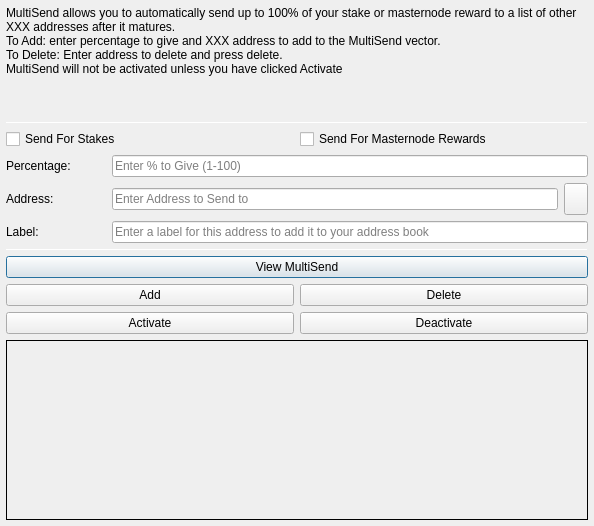
<?xml version="1.0" encoding="UTF-8"?>
<ui version="4.0">
 <class>MultiSendDialog</class>
 <widget class="QDialog" name="MultiSendDialog">
  <property name="windowModality">
   <enum>Qt::NonModal</enum>
  </property>
  <property name="geometry">
   <rect>
    <x>0</x>
    <y>0</y>
    <width>594</width>
    <height>526</height>
   </rect>
  </property>
  <property name="windowTitle">
   <string>MultiSend</string>
  </property>
  <layout class="QVBoxLayout" name="verticalLayout" stretch="0">
   <property name="margin">
    <number>6</number>
   </property>
   <item>
    <layout class="QVBoxLayout" name="verticalLayout_Main" stretch="1,1,1,0,1,1,1">
     <item>
      <widget class="QLabel" name="label_2">
       <property name="lineWidth">
        <number>1</number>
       </property>
       <property name="text">
        <string>MultiSend allows you to automatically send up to 100% of your stake or masternode reward to a list of other XXX addresses after it matures.
To Add: enter percentage to give and XXX address to add to the MultiSend vector.
To Delete: Enter address to delete and press delete.
MultiSend will not be activated unless you have clicked Activate</string>
       </property>
       <property name="alignment">
        <set>Qt::AlignLeading|Qt::AlignLeft|Qt::AlignTop</set>
       </property>
       <property name="wordWrap">
        <bool>true</bool>
       </property>
      </widget>
     </item>
     <item>
      <widget class="Line" name="line">
       <property name="minimumSize">
        <size>
         <width>0</width>
         <height>1</height>
        </size>
       </property>
       <property name="maximumSize">
        <size>
         <width>16777215</width>
         <height>1</height>
        </size>
       </property>
       <property name="orientation">
        <enum>Qt::Horizontal</enum>
       </property>
      </widget>
     </item>
     <item>
      <layout class="QVBoxLayout" name="verticalLayout_Settings">
       <item>
        <layout class="QHBoxLayout" name="horizontalLayout">
         <item>
          <widget class="QCheckBox" name="multiSendStakeCheckBox">
           <property name="text">
            <string>Send For Stakes</string>
           </property>
          </widget>
         </item>
         <item>
          <widget class="QCheckBox" name="multiSendMasternodeCheckBox">
           <property name="text">
            <string>Send For Masternode Rewards</string>
           </property>
          </widget>
         </item>
        </layout>
       </item>
       <item>
        <layout class="QHBoxLayout" name="horizontalLayout_6">
         <item>
          <widget class="QLabel" name="label">
           <property name="minimumSize">
            <size>
             <width>100</width>
             <height>0</height>
            </size>
           </property>
           <property name="toolTip">
            <string>Percentage of stake to send</string>
           </property>
           <property name="text">
            <string>Percentage:</string>
           </property>
          </widget>
         </item>
         <item>
          <widget class="QLineEdit" name="multiSendPercentEdit">
           <property name="toolTip">
            <string>Enter whole numbers 1 - 100</string>
           </property>
           <property name="placeholderText">
            <string>Enter % to Give (1-100)</string>
           </property>
          </widget>
         </item>
        </layout>
       </item>
       <item>
        <layout class="QHBoxLayout" name="horizontalLayout_7">
         <item>
          <widget class="QLabel" name="label_5">
           <property name="minimumSize">
            <size>
             <width>100</width>
             <height>0</height>
            </size>
           </property>
           <property name="toolTip">
            <string>Address to send portion of stake to</string>
           </property>
           <property name="text">
            <string>Address:</string>
           </property>
          </widget>
         </item>
         <item>
          <widget class="QLineEdit" name="multiSendAddressEdit">
           <property name="toolTip">
            <string/>
           </property>
           <property name="placeholderText">
            <string>Enter Address to Send to</string>
           </property>
          </widget>
         </item>
         <item>
          <widget class="QToolButton" name="addressBookButton">
           <property name="maximumSize">
            <size>
             <width>16777215</width>
             <height>32</height>
            </size>
           </property>
           <property name="toolTip">
            <string>Choose an address from the address book</string>
           </property>
           <property name="text">
            <string/>
           </property>
           <property name="icon">
            <iconset resource="../pivx.qrc">
             <normaloff>:/icons/address-book</normaloff>:/icons/address-book</iconset>
           </property>
           <property name="shortcut">
            <string>Alt+A</string>
           </property>
          </widget>
         </item>
        </layout>
       </item>
      </layout>
     </item>
     <item>
      <layout class="QHBoxLayout" name="horizontalLayout_3">
       <item>
        <widget class="QLabel" name="label_3">
         <property name="minimumSize">
          <size>
           <width>100</width>
           <height>0</height>
          </size>
         </property>
         <property name="text">
          <string>Label:</string>
         </property>
        </widget>
       </item>
       <item>
        <widget class="QLineEdit" name="labelAddressLabelEdit">
         <property name="placeholderText">
          <string>Enter a label for this address to add it to your address book</string>
         </property>
        </widget>
       </item>
      </layout>
     </item>
     <item>
      <widget class="Line" name="line_2">
       <property name="minimumSize">
        <size>
         <width>0</width>
         <height>1</height>
        </size>
       </property>
       <property name="maximumSize">
        <size>
         <width>16777215</width>
         <height>1</height>
        </size>
       </property>
       <property name="orientation">
        <enum>Qt::Horizontal</enum>
       </property>
      </widget>
     </item>
     <item>
      <layout class="QVBoxLayout" name="verticalLayout_Buttons">
       <item>
        <layout class="QHBoxLayout" name="horizontalLayout_4">
         <item>
          <widget class="QPushButton" name="viewButton">
           <property name="toolTip">
            <string/>
           </property>
           <property name="statusTip">
            <string>View MultiSend Vector</string>
           </property>
           <property name="text">
            <string>View MultiSend</string>
           </property>
          </widget>
         </item>
        </layout>
       </item>
       <item>
        <layout class="QHBoxLayout" name="horizontalLayout_2">
         <item>
          <widget class="QPushButton" name="addButton">
           <property name="toolTip">
            <string/>
           </property>
           <property name="statusTip">
            <string>Add to MultiSend Vector</string>
           </property>
           <property name="text">
            <string>Add</string>
           </property>
          </widget>
         </item>
         <item>
          <widget class="QPushButton" name="deleteButton">
           <property name="toolTip">
            <string/>
           </property>
           <property name="statusTip">
            <string>Delete Address From MultiSend Vector</string>
           </property>
           <property name="text">
            <string>Delete</string>
           </property>
          </widget>
         </item>
        </layout>
       </item>
       <item>
        <layout class="QHBoxLayout" name="horizontalLayout_5">
         <item>
          <widget class="QPushButton" name="activateButton">
           <property name="statusTip">
            <string>Activate MultiSend</string>
           </property>
           <property name="text">
            <string>Activate</string>
           </property>
          </widget>
         </item>
         <item>
          <widget class="QPushButton" name="disableButton">
           <property name="statusTip">
            <string>Deactivate MultiSend</string>
           </property>
           <property name="text">
            <string>Deactivate</string>
           </property>
          </widget>
         </item>
        </layout>
       </item>
      </layout>
     </item>
     <item>
      <widget class="QLabel" name="message">
       <property name="minimumSize">
        <size>
         <width>0</width>
         <height>180</height>
        </size>
       </property>
       <property name="frameShape">
        <enum>QFrame::Panel</enum>
       </property>
       <property name="frameShadow">
        <enum>QFrame::Plain</enum>
       </property>
       <property name="lineWidth">
        <number>1</number>
       </property>
       <property name="midLineWidth">
        <number>1</number>
       </property>
       <property name="text">
        <string/>
       </property>
       <property name="alignment">
        <set>Qt::AlignLeading|Qt::AlignLeft|Qt::AlignTop</set>
       </property>
       <property name="wordWrap">
        <bool>true</bool>
       </property>
      </widget>
     </item>
    </layout>
   </item>
  </layout>
 </widget>
 <resources>
  <include location="../pivx.qrc"/>
 </resources>
 <connections/>
</ui>
